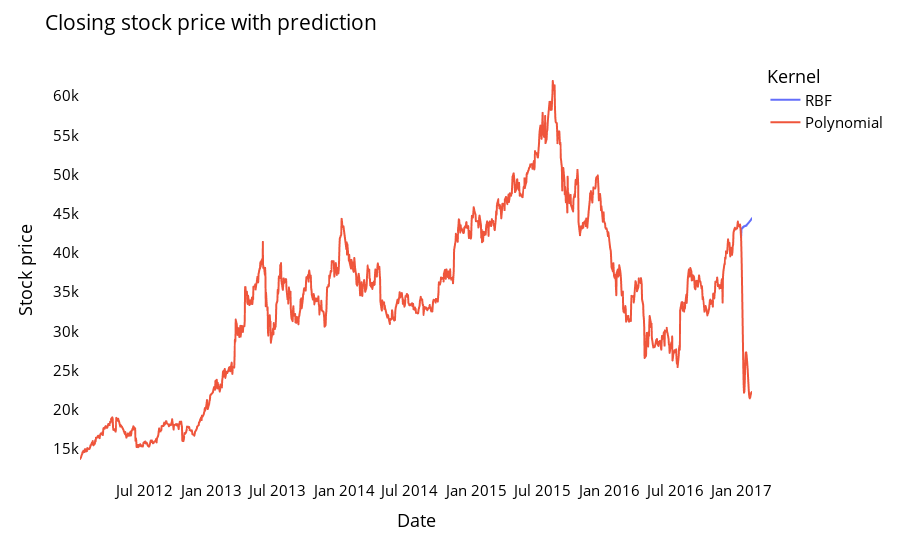

The cell this chart's notebook holds for it:
### Code cell
names = cycle(['RBF','Polynomial'])

#close_stock['Date'] = pd.to_datetime(close_stock.Date)
#print(type(close_stock['Date'][0]))

plotdfx = pd.DataFrame({'Date': close_stock['Date'],
                       'RBF_close': close_stock['Close'],'Polynomial_close': close_stock2['Close']})
fig = px.line(plotdfx,x=plotdfx['Date'], y=[plotdfx['RBF_close'],plotdfx['Polynomial_close']],
              labels={'value':'Stock price','Date': 'Date'})
fig.update_layout(title_text='Closing stock price with prediction',
                  plot_bgcolor='white', font_size=15, font_color='black',legend_title_text='Kernel')
fig.for_each_trace(lambda t:  t.update(name = next(names)))
fig.update_xaxes(nticks=20)
fig.update_yaxes(nticks=20)
fig.show()

### Figure 1 — Plotly figure (JSON) as saved in the notebook; plotly's stock layout.template omitted (floating-point values rounded to 4 significant figures; data arrays with more than 128 entries replaced by an {"elided": "..."} marker saying what was removed)
{"data": [{"hovertemplate": "variable=RBF_close<br>Date=%{x}<br>Stock price=%{y}<extra></extra>", "legendgroup": "RBF_close", "line": {"color": "#636efa", "dash": "solid"}, "mode": "lines", "name": "RBF", "showlegend": true, "type": "scattergl", "x": {"elided": "1256 str values"}, "xaxis": "x", "y": {"elided": "1256 float values"}, "yaxis": "y"}, {"hovertemplate": "variable=Polynomial_close<br>Date=%{x}<br>Stock price=%{y}<extra></extra>", "legendgroup": "Polynomial_close", "line": {"color": "#EF553B", "dash": "solid"}, "mode": "lines", "name": "Polynomial", "showlegend": true, "type": "scattergl", "x": {"elided": "1256 str values"}, "xaxis": "x", "y": {"elided": "1256 float values"}, "yaxis": "y"}], "layout": {"font": {"color": "black", "size": 15}, "legend": {"title": {"text": "Kernel"}, "tracegroupgap": 0}, "margin": {"t": 60}, "plot_bgcolor": "white", "title": {"text": "Closing stock price with prediction"}, "xaxis": {"anchor": "y", "domain": [0, 1], "nticks": 20, "title": {"text": "Date"}}, "yaxis": {"anchor": "x", "domain": [0, 1], "nticks": 20, "title": {"text": "Stock price"}}}}
